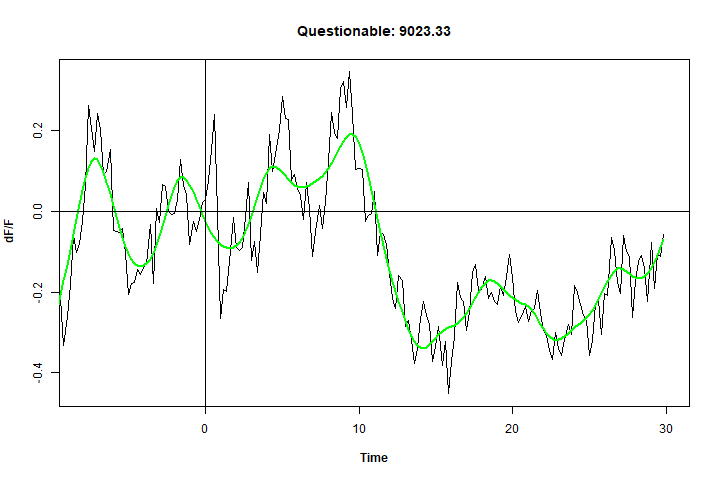

The script that saved this image:
## Required packages
library(data.table)
library(dplyr)
library(tidyverse)
library(gsignal)
library(boxfilter)
library(npreg)
## Open a png file
png(filename = "./plots/QR9023.33ss.png", width = 720, height = 480)
## make the plot
ss <- ss(G9023.33$time, G9023.33$dFF, nknots = 15, m = 2)
plot(G9023.33$time, G9023.33$dFF, type = "l", xlim = c(-8, 30), main = "Questionable: 9023.33", 
     xlab = substitute(paste(bold('Time'))), ylab = substitute(paste(bold('dF/F'))))
lines(predict(ss, G9023.33$time), col = "green", lwd = 2)
abline(a = 0, b = 0, h = 0, v = 0, lwd = 1)
dev.off()